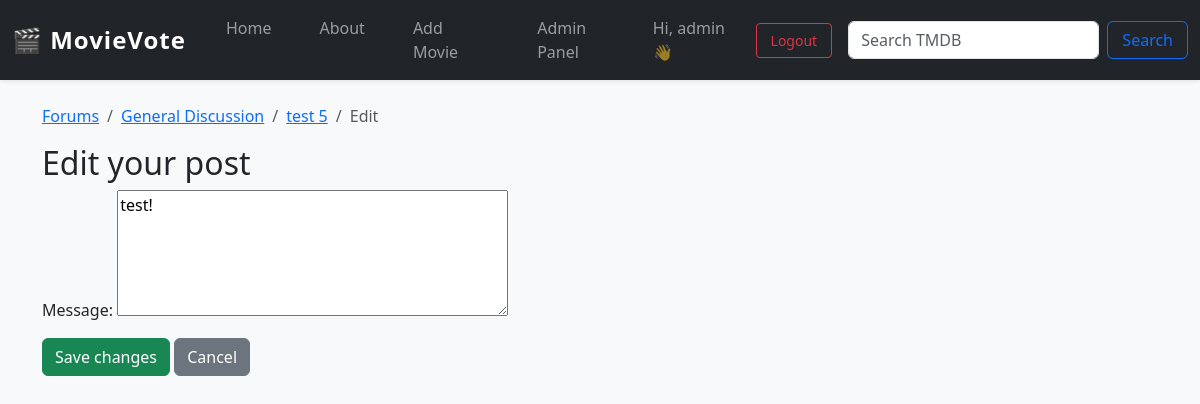
The app's page /forum/post/6/edit/ (signed in) with its own data.
### forum/models.py (models this page shows, shortened)
class Post(models.Model):
    topic       = models.ForeignKey(Topic, related_name="posts",
                                    on_delete=models.CASCADE)
    author      = models.ForeignKey(User, on_delete=models.CASCADE)
    message     = models.TextField(max_length=10_000)
    created_at  = models.DateTimeField(default=timezone.now)
    edited_at   = models.DateTimeField(null=True, blank=True)
    class Meta:
        ordering = ("created_at",)

class Topic(models.Model):
    forum       = models.ForeignKey(Forum, related_name="topics",
                                    on_delete=models.CASCADE)
    title       = models.CharField(max_length=140)
    slug        = models.SlugField(max_length=150, blank=True)
    starter     = models.ForeignKey(User, on_delete=models.CASCADE)
    created_at  = models.DateTimeField(default=timezone.now)
    updated_at  = models.DateTimeField(default=timezone.now)
    view_count  = models.PositiveIntegerField(default=0)
    reply_count = models.PositiveIntegerField(default=0)
    pinned      = models.BooleanField(default=False)
    locked      = models.BooleanField(default=False)
    class Meta:
        ordering = ("-pinned", "-updated_at")

class Forum(models.Model):
    category    = models.ForeignKey(Category, related_name="forums",
                                    on_delete=models.CASCADE)
    name        = models.CharField(max_length=80)
    slug        = models.SlugField(max_length=90, unique=True, blank=True)
    blurb       = models.CharField(max_length=255, blank=True)
    position    = models.PositiveSmallIntegerField(default=0)
    topic_count = models.PositiveIntegerField(default=0)
    post_count  = models.PositiveIntegerField(default=0)
    last_post = models.ForeignKey(
        "Post", null=True, blank=True,
        on_delete=models.SET_NULL,
        related_name="+"
    )
    class Meta:
        ordering = ("position",)

### forum/views.py (the view, shortened to what this page needs)
# urls.py: path("post/<int:pk>/edit/", views.PostUpdate.as_view(), name="post_edit"),
class PostUpdate(LoginRequiredMixin, UserPassesTestMixin, UpdateView):
    model         = Post
    form_class    = PostForm
    template_name = "forum/post_edit.html"
    def test_func(self):
        post = self.get_object()
        return self.request.user == post.author or self.request.user.is_staff

### forum/forms.py
class PostForm(forms.ModelForm):
    class Meta:
        model  = Post
        fields = ("message",)
        widgets = {"message": forms.Textarea(attrs={"rows": 5})}

### templates/forum/post_edit.html (shortened to what this page needs)
{% extends "movies/base.html" %}
{% block content %}
<nav aria-label="breadcrumb">
  <ol class="breadcrumb">
    <li class="breadcrumb-item"><a href="{% url 'forum:index' %}">Forums</a></li>
    <li class="breadcrumb-item">
      <a href="{% url 'forum:board' object.topic.forum.slug %}">
        {{ object.topic.forum.name }}
      </a>
    </li>
    <li class="breadcrumb-item">
      <a href="{% url 'forum:topic' object.topic.forum.slug object.topic.pk object.topic.slug %}">
        {{ object.topic.title }}
      </a>
    </li>
    <li class="breadcrumb-item active" aria-current="page">Edit</li>
  </ol>
</nav>
<h2>Edit your post</h2>
<form method="post">
  {{ form.as_p }}
  <button class="btn btn-success">Save changes</button>
  <a class="btn btn-secondary"
     href="{% url 'forum:topic' object.topic.forum.slug object.topic.pk object.topic.slug %}">
     Cancel
  </a>
</form>
{% endblock %}

### movies/templates/movies/base.html (shortened to what this page needs)
{% load static %}
<!DOCTYPE html>
<html lang="en">
<head>
    <link href="https://cdn.jsdelivr.net/npm/bootstrap@5.3.3/dist/css/bootstrap.min.css" rel="stylesheet">
    <link rel="stylesheet" href="{% static 'css/movies.css' %}">
    <link href="https://cdn.jsdelivr.net/npm/bootstrap-icons@1.10.5/font/bootstrap-icons.css" rel="stylesheet">
</head>
<body>
<nav class="navbar navbar-expand-lg navbar-dark bg-dark shadow-sm sticky-top">
  <div class="container-fluid">
    <a class="navbar-brand fw-bold fs-4" href="{% url 'movies:index' %}">
      🎬 MovieVote
    </a>
    <div class="collapse navbar-collapse" id="mainNavbar">
      <ul class="navbar-nav me-auto mb-2 mb-lg-0">
        <li class="nav-item">
          <a class="nav-link {% if request.path == '/' %}active{% endif %}" href="{% url 'movies:index' %}">
            Home
          </a>
        </li>
      <li class="nav-item">
          <a class="nav-link {% if request.path == '/about/' %}active{% endif %}" href="{% url 'movies:about' %}">
            About
          </a>
      </li>
        {% if user.is_authenticated and user.is_staff %}
            <li class="nav-item">
              <a class="nav-link {% if request.path == '/search/' %}active{% endif %}" href="{% url 'movies:search_movie' %}">
                Add Movie
              </a>
            </li>
        {% endif %}
      {% if user.is_authenticated and user.is_staff %}
        <li class="nav-item">
          <a class="nav-link" href="/admin/">Admin Panel</a>
        </li>
      {% endif %}
      </ul>
      <div class="d-flex align-items-center gap-2">
        {% if user.is_authenticated %}
          <span class="navbar-text">Hi, {{ user.username }} 👋</span>
          <a class="btn btn-outline-danger btn-sm" href="{% url 'movies:logout' %}">Logout</a>
        {% else %}
          <a class="btn btn-outline-primary btn-sm" href="{% url 'movies:login' %}">Login</a>
          <a class="btn btn-outline-success btn-sm" href="{% url 'movies:register' %}">Register</a>
        {% endif %}
        <form class="d-flex ms-2" method="post" action="{% url 'movies:quick_lookup' %}">
          <input class="form-control me-2" type="search" name="title" placeholder="Search TMDB" aria-label="Search">
          <button class="btn btn-outline-primary" type="submit">Search</button>
        </form>
      </div>
    </div>
  </div>
</nav>
<div class="container mt-4">
  {% block content %}{% endblock %}
</div>
</body>
</html>

### movies/static/css/movies.css (style rules this page uses)
body { background-color: #f8f9fa; }
.navbar-nav .nav-link { margin-left: 1rem; margin-right: 1rem; font-weight: 500; transition: color 0.3s ease; }
.navbar { font-size: 1rem; }
.navbar .nav-link { font-weight: 500; padding-left: 1rem; padding-right: 1rem; transition: color 0.3s ease; }
.navbar-brand { font-family: 'Segoe UI', sans-serif; letter-spacing: 1px; }
.navbar .btn { padding: 6px 14px; font-weight: 500; }
.navbar-nav .nav-item { margin-bottom: 0 !important; }

### records on screen
Post: topic.forum.name "General Discussion", topic "test 5", message "test!"

### other values on screen
{{ user.username }} "admin"
